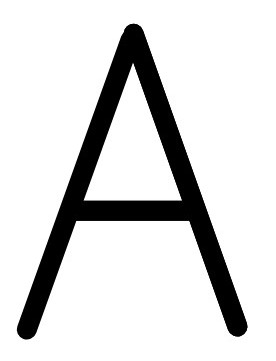
#> input picture images/a.jpg, 276 x 361 px, given in place of the camera
$ python objectdetector.py
#> lines starting #> are read from the running program, lines starting #| are printed output that depends on the picture; after the words box and inside, x2 and y2 are one past the last pixel; in counts of white or black regions, pixels touching at a corner belong together
# fmt: off
from pickle import GLOBAL, NONE
# from turtle import setpos
from types import NoneType
import cv2
# from cv2 import bitwise_and
import numpy as np
# import colorsys
# fmt: on

CAMERANUMBER = 0
TRACKBAR1 = 146
TRACKBAR2 = 112
AREA = 2400

frameWidth = 600
frameHeight = 600
cap = cv2.VideoCapture(CAMERANUMBER, cv2.CAP_DSHOW)

cropping = False

x_start, y_start, x_end, y_end = 0, 0, 0, 0

mouseX = 100
mouseY = 100
hsv_img = None
upper = np.array([35, 55, 100])
lower = np.array([0, 0, 0])
POSX = None
POSY = None


def empty(a):
    pass


# [4 lines left out: function updateCamera, not called in this run]


def getPos():
    return POSX, POSY


# [31 lines left out: functions crop, check_boundaries, mouseClickHandler, not called in this run]


# [24 lines of commented-out code are left out]


def getContours(img, imgContour):
    global POSX
    global POSY
    contours, hierarchy = cv2.findContours(
        img, cv2.RETR_EXTERNAL, cv2.CHAIN_APPROX_NONE)

    for cont in contours:
        area = cv2.contourArea(cont)
        cx = 0
        cy = 0
        # minArea = cv2.getTrackbarPos("Area", "Parameters")
        minArea = AREA
        if area > minArea:
            cv2.drawContours(imgContour, cont, -1, (226, 135, 67), 3)
            peri = cv2.arcLength(cont, True)
            approx = cv2.approxPolyDP(cont, 0.02*peri, True)
            moments = cv2.moments(cont)
            cx = int(moments["m10"] / moments["m00"])
            cy = int(moments["m01"] / moments["m00"])
            POSX = cx
            POSY = cy
            x, y, w, h = cv2.boundingRect(approx)
            cv2.circle(imgContour, (cx, cy), 5, (0, 0, 255), -1)
            cv2.rectangle(imgContour, (x, y), (x+w, y+h), (0, 255, 0), 3)


# [7 lines of commented-out code are left out]


# [61 lines left out: functions getImageCoordinates, adjustHSV, not called in this run]


if __name__ == "__main__":
    while True:
        try:
            success, img = cap.read()
#> img is the input picture: shape (361, 276, 3); min 0, max 255, mean 216.8
        except Exception as e:
            img = cv2.imread("assets/brain2.png")
        # [4 lines of commented-out code are left out]
        imgContour = img.copy()
        # # threshold1 = cv2.getTrackbarPos("Threshold1", "Parameters")
        # # threshold2 = cv2.getTrackbarPos("Threshold2", "Parameters")
        imgBlur = cv2.GaussianBlur(img, (7, 7), 3)
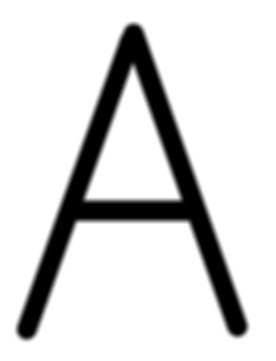
#> imgBlur: shape (361, 276, 3); min 0, max 255, mean 216.8
        hsv_img = cv2.cvtColor(imgBlur, cv2.COLOR_BGR2HSV)
#> hsv_img: shape (361, 276, 3); mean H, S, V 0, 0, 216.8
        blackMask = cv2.inRange(hsv_img, (0, 0, 0), (139, 223, 44))
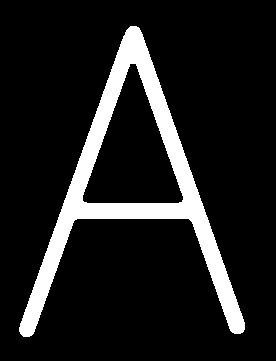
#> blackMask: shape (361, 276); 12.1% white; 1 white region
        redMask = cv2.inRange(hsv_img, (0, 119, 0), (180, 255, 255))
#> redMask: shape (361, 276); every value is 0
        blueMask = cv2.inRange(hsv_img, (95, 105, 72), (103, 253, 200))
        bitwise1 = cv2.bitwise_or(blackMask, redMask)
        bitwise2 = cv2.bitwise_or(bitwise1,  blueMask)
        # colorMask = cv2.inRange(hsv_img, lower, upper)
        getContours(bitwise2, imgContour)
#> in getContours, `contours, hierarchy = cv2.findContours( img, cv2.RETR_EXTERNAL, cv2.CH..`: contours = 1 contour; box (x1, y1, x2, y2) and area: (19, 26, 245, 337) 19159
#> the loop in getContours, `for cont in contours:` made 1 pass
#> (area, cx, cy, minArea, peri, POSX, POSY, x) on pass 1: (19159, 132, 173, 2400, 1114.9, 132, 173, 23)
#> after the loop in getContours, `for cont in contours:`:
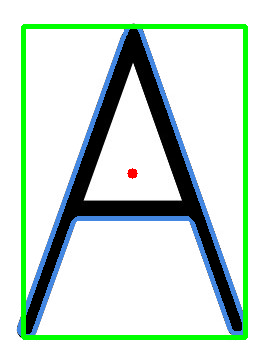
#> imgContour: shape (361, 276, 3); 10.1% of pixels changed, all inside (x1, y1, x2, y2) = (17, 24, 248, 340)
        cv2.imshow("Result", imgContour)
        cv2.setMouseCallback('Result', mouseClickHandler)

        if cv2.waitKey(1) & 0xFF == ord('q'):
#> (key q is pressed here)
            break

$ run again, on images/h.jpg
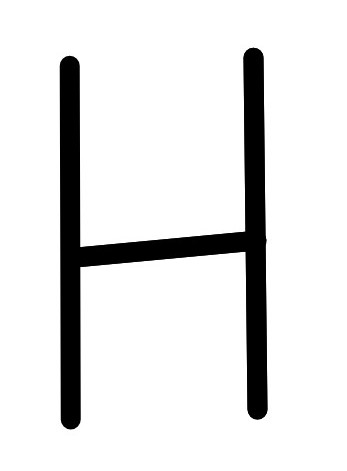
#> input picture images/h.jpg, 347 x 471 px, given in place of the camera
#> img is the input picture: shape (471, 347, 3); min 0, max 255, mean 226.6
#> hsv_img: shape (471, 347, 3); mean H, S, V 0, 0, 226.6
#> `blackMask = cv2.inRange(hsv_img, (0, 0, 0), (139, 223, 44))`:
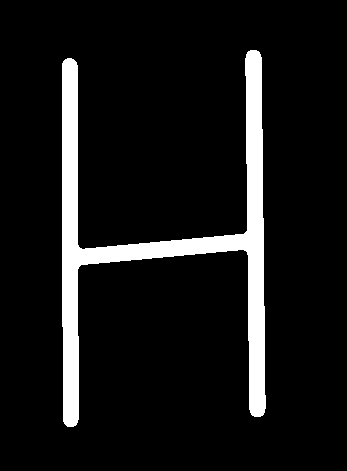
#> blackMask: shape (471, 347); 8.9% white; 1 white region
#> redMask: shape (471, 347); every value is 0
#> contours = 1 contour; box (x1, y1, x2, y2) and area: (62, 50, 266, 427) 13678
#> the loop in getContours, `for cont in contours:` made 1 pass
#> (area, cx, cy, minArea, peri, POSX, POSY, x) on pass 1: (13678, 163, 239, 2400, 1828.5, 163, 239, 63)
#> after the loop in getContours, `for cont in contours:`:
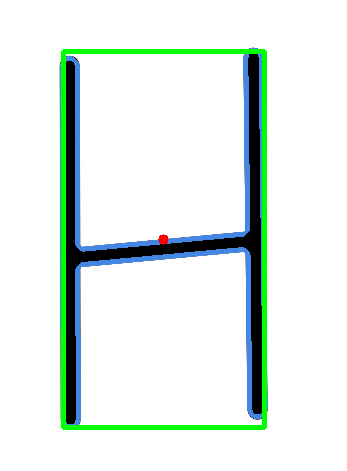
#> imgContour: shape (471, 347, 3); 7.21% of pixels changed, all inside (x1, y1, x2, y2) = (60, 48, 268, 430)

$ run again, on images/i.jpg
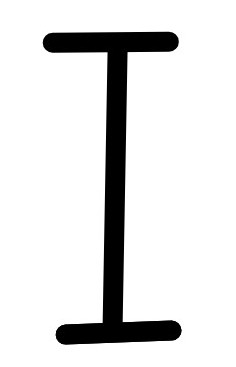
#> input picture images/i.jpg, 236 x 367 px, given in place of the camera
#> img is the input picture: shape (367, 236, 3); min 0, max 255, mean 224.1
#> hsv_img: shape (367, 236, 3); mean H, S, V 0, 0, 224.1
#> `blackMask = cv2.inRange(hsv_img, (0, 0, 0), (139, 223, 44))`:
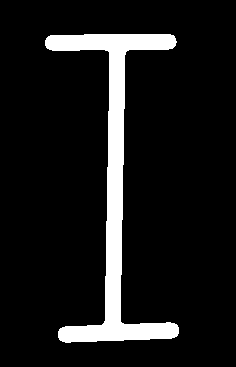
#> blackMask: shape (367, 236); 9.7% white; 1 white region
#> redMask: shape (367, 236); every value is 0
#> contours = 1 contour; box (x1, y1, x2, y2) and area: (45, 34, 179, 343) 7868
#> the loop in getContours, `for cont in contours:` made 1 pass
#> (area, cx, cy, minArea, peri, POSX, POSY, x) on pass 1: (7868, 114, 184, 2400, 1064.5, 114, 184, 50)
#> after the loop in getContours, `for cont in contours:`:
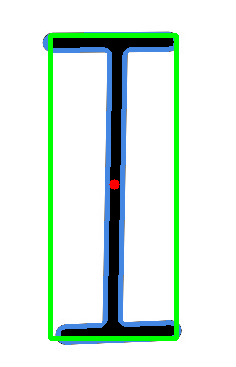
#> imgContour: shape (367, 236, 3); 9.78% of pixels changed, all inside (x1, y1, x2, y2) = (43, 32, 181, 345)
